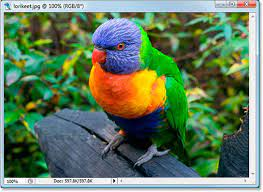
#> input picture Image Read/bird.jpeg, 263 x 192 px
$ jupyter execute image_read.ipynb
#> lines starting #> are read from the running program, lines starting #| are printed output that depends on the picture
[cell 1]
import os  # Import os to check for file existence
from PIL import Image
import matplotlib.pyplot as plt

# Function to read and save an RGB image and its pixel values
def read_and_save_rgb_image(input_file, output_text_file):
    # Read the image
#> called with input_file = 'bird.jpeg', output_text_file = 'RGB_pixels.txt'
    img = Image.open(input_file)  # Open as RGB
#> img is the input picture: PIL image 263x192 RGB; mean R, G, B 99, 123.3, 94.5

    # Display the image
    plt.imshow(img)
    plt.axis('off')  # Hide axes
    plt.show()

    # Save the RGB image to a new file (optional)
    output_image_file = 'output_image.jpg'  # Specify the output image file name
    img.save(output_image_file)
    print(f"Image saved as {output_image_file}")

    # Check if the pixel file exists and clear it if it does
    if os.path.exists(output_text_file):
        open(output_text_file, 'w').close()  # Clear the file

    # Get the pixel values
    pixel_values = list(img.getdata())
#> pixel_values = 50496 items

    # Write pixel values to the text file
    with open(output_text_file, 'a') as f:  # Append to the file
        for pixel in pixel_values:
            f.write(f"{pixel[0]}, {pixel[1]}, {pixel[2]}\n")  # Write RGB values
#> this loop made 50496 passes
#> pixel on passes 1 to 3: (217, 201, 178), (65, 60, 38), (143, 158, 137)
    print(f"Pixel values saved as {output_text_file}")

# Specify the input and output file paths
input_file = 'bird.jpeg'  # Change this to your input image path
output_text_file = 'RGB_pixels.txt'  # Change this to your desired output text file path

# Call the function
read_and_save_rgb_image(input_file, output_text_file)

[cell 2]
from PIL import Image
import matplotlib.pyplot as plt

# Function to convert an RGB image to grayscale
def convert_rgb_to_grayscale(input_file, output_file):
    # Read the RGB image
#> called with input_file = 'bird.jpeg', output_file = 'bird_grayscale.jpg'
    img = Image.open(input_file)

    # Convert the image to grayscale
    grayscale_img = img.convert('L')
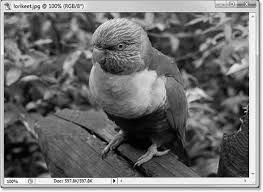
#> grayscale_img: PIL image 263x192 L; min 0, max 255, mean 112.8

    # Save the grayscale image
    grayscale_img.save(output_file)
    print(f"Grayscale image saved as {output_file}")

    # Display the original and grayscale images
    plt.figure(figsize=(12, 6))

    # Original Image
    plt.subplot(1, 2, 1)
    plt.imshow(img)
    plt.axis('off')
    plt.title('Original RGB Image')

    # Grayscale Image
    plt.subplot(1, 2, 2)
    plt.imshow(grayscale_img, cmap='gray')
    plt.axis('off')
    plt.title('Grayscale Image')

    plt.show()
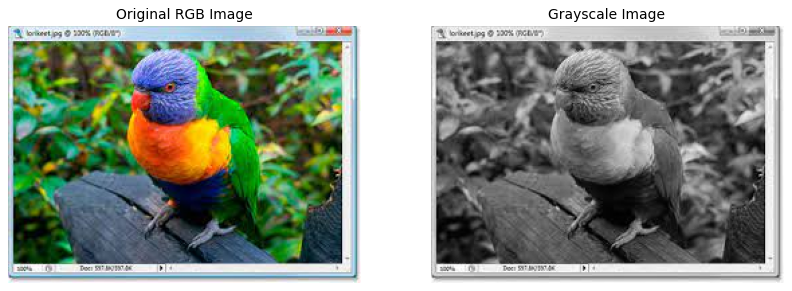
#> figure drawn by matplotlib, 2 panels

# Specify the input and output file paths
input_file = 'bird.jpeg'  # Change this to your input image path
output_file = 'bird_grayscale.jpg'  # Change this to your desired output image path

# Call the function
convert_rgb_to_grayscale(input_file, output_file)

# here i read the grayscale image  and write it pixels on a text file

[cell 3]
import os  # Import os to check for file existence
from PIL import Image
import matplotlib.pyplot as plt

# Function to read a grayscale image and save its pixel intensity values row by row
def read_gray_image_and_save_intensities(input_file, output_text_file):
    # Read the grayscale image
#> called with input_file = 'bird_grayscale.jpg', output_text_file = 'grayscale_pixels.txt'
    img = Image.open(input_file).convert('L')  # Ensure it's in grayscale
#> img: PIL image 263x192 L

    # Display the image
    plt.imshow(img, cmap='gray')
    plt.axis('off')  # Hide axes
    plt.show()

    # Check if the pixel file exists and clear it if it does
    if os.path.exists(output_text_file):
        open(output_text_file, 'w').close()  # Clear the file

    # Get the pixel values and convert to a 2D list (rows)
    width, height = img.size
#> width = 263; height = 192
    pixel_values = list(img.getdata())
#> pixel_values = 50496 items
    pixel_matrix = [pixel_values[i * width:(i + 1) * width] for i in range(height)]
#> pixel_matrix = 192 items

    # Write pixel intensity values to the text file row by row
    with open(output_text_file, 'a') as f:
        for row in pixel_matrix:
            f.write(', '.join(map(str, row)) + '\n')  # Write intensity values of each row

    print(f"Pixel intensity values saved as {output_text_file}")

# Specify the input and output file paths
input_file = 'bird_grayscale.jpg'  # Change this to your input grayscale image path
output_text_file = 'grayscale_pixels.txt'  # Desired output text file path

# Call the function
read_gray_image_and_save_intensities(input_file, output_text_file)

# Here, we manipulate the grayscale pixels by adding,subtracting and multiplying a constant

[cell 4]
import numpy as np  # For numerical operations
import matplotlib.pyplot as plt

# Function to read pixel intensities from a file and perform operations
def process_grayscale_pixels(input_text_file, constant):
    # Read pixel values from the text file
    with open(input_text_file, 'r') as f:
        pixel_matrix = [list(map(int, line.strip().split(', '))) for line in f]

    # Convert the list to a NumPy array for easier manipulation
    pixel_array = np.array(pixel_matrix)

    # Perform operations
    multiplied = np.clip(pixel_array * constant, 0, 255)  # Multiply
    subtracted = np.clip(pixel_array - constant, 0, 255)  # Subtract
    added = np.clip(pixel_array + constant, 0, 255)  # Add

    return pixel_array, multiplied, subtracted, added

# Function to display results in square shape
def display_results(original, multiplied, subtracted, added):
    # Find the maximum dimension for square display
    max_dim = max(original.shape)

    # Create subplots for visualization
    plt.figure(figsize=(12, 12))

    # Original Image
    plt.subplot(3, 1, 1)
    plt.title('Original Pixel Intensities')
    plt.imshow(original, cmap='gray', aspect='equal')
    plt.axis('off')
    plt.xlim(0, max_dim)  # Set limits to make it square
    plt.ylim(max_dim, 0)  # Invert y-axis to keep the image orientation

    # Multiplied Image
    plt.subplot(3, 1, 2)
    plt.title('Multiplied by Constant')
    plt.imshow(multiplied, cmap='gray', aspect='equal')
    plt.axis('off')
    plt.xlim(0, max_dim)  # Set limits to make it square
    plt.ylim(max_dim, 0)  # Invert y-axis to keep the image orientation

    # Subtracted Image
    plt.subplot(3, 1, 3)
    plt.title('Subtracted by Constant')
    plt.imshow(subtracted, cmap='gray', aspect='equal')
    plt.axis('off')
    plt.xlim(0, max_dim)  # Set limits to make it square
    plt.ylim(max_dim, 0)  # Invert y-axis to keep the image orientation

    plt.tight_layout()
    plt.show()
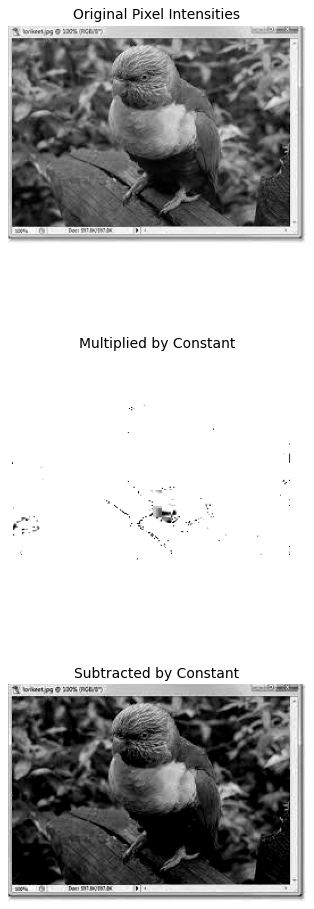
#> figure drawn by matplotlib, 3 panels

    # Display Added Values in square shape
    plt.figure(figsize=(6, 6))
    plt.title('Added by Constant')
    plt.imshow(added, cmap='gray', aspect='equal')
    plt.axis('off')
    plt.xlim(0, max_dim)  # Set limits to make it square
    plt.ylim(max_dim, 0)  # Invert y-axis to keep the image orientation
    plt.show()
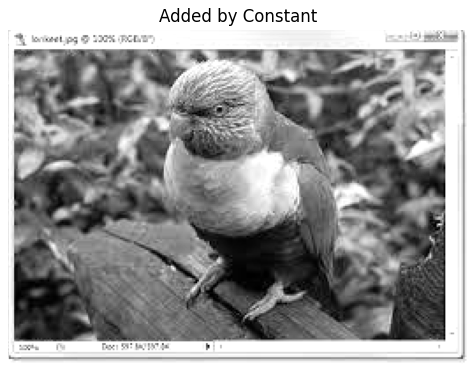
#> figure drawn by matplotlib, 1 panel

# Specify the input file and constant
input_text_file = 'grayscale_pixels.txt'  # The file containing the grayscale pixel intensities
constant = 50  # Change this to your desired constant value

# Process the pixel values
original, multiplied, subtracted, added = process_grayscale_pixels(input_text_file, constant)

# Display the results
display_results(original, multiplied, subtracted, added)

# This is the poutput after subtracting the pixels from 255

[cell 5]
import numpy as np  # For numerical operations
import matplotlib.pyplot as plt

# Function to read pixel intensities from a file and invert the image
def invert_grayscale_pixels(input_text_file):
    # Read pixel values from the text file
    with open(input_text_file, 'r') as f:
        pixel_matrix = [list(map(int, line.strip().split(', '))) for line in f]

    # Convert the list to a NumPy array for easier manipulation
    pixel_array = np.array(pixel_matrix)

    # Invert the pixel values (255 - original)
    inverted = 255 - pixel_array

    return inverted

# Function to display the inverted image
def display_image(image_array):
    plt.figure(figsize=(6, 6))
    plt.title('Inverted Grayscale Image after subtracting 255')
    plt.imshow(image_array, cmap='gray', aspect='equal')
    plt.axis('off')  # Hide axes
    plt.show()
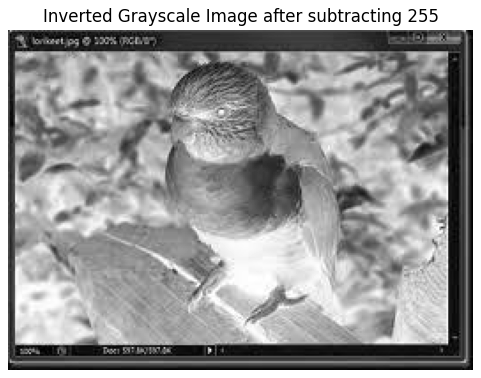
#> figure drawn by matplotlib, 1 panel

# Specify the input file
input_text_file = 'grayscale_pixels.txt'  # The file containing the grayscale pixel intensities

# Invert the pixel values
inverted_image = invert_grayscale_pixels(input_text_file)

# Display the inverted image
display_image(inverted_image)

# This is the R,G,B channel output of the original image

[cell 6]
import numpy as np
import matplotlib.pyplot as plt
from PIL import Image

# Function to read an RGB image and separate channels
def read_image_and_separate_channels(input_file):
    # Read the image
#> called with input_file = 'bird.jpeg'
    img = Image.open(input_file)

    # Convert image to RGB (in case it's not)
    img = img.convert('RGB')

    # Convert to NumPy array
    pixel_array = np.array(img)

    # Separate the RGB channels
    R_channel = pixel_array[:, :, 0]
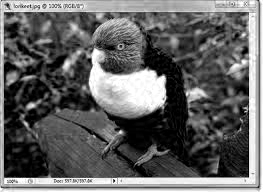
#> R_channel: shape (192, 263); min 0, max 255, mean 99
    G_channel = pixel_array[:, :, 1]
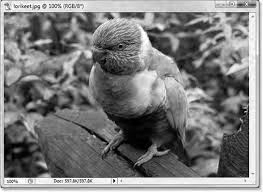
#> G_channel: shape (192, 263); min 0, max 255, mean 123.3
    B_channel = pixel_array[:, :, 2]
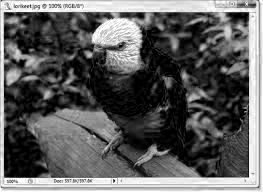
#> B_channel: shape (192, 263); min 0, max 255, mean 94.5

    return img, R_channel, G_channel, B_channel

# Function to display the original image and its channels
def display_image_and_channels(original, R, G, B):
    plt.figure(figsize=(18, 6))

    # Original Image
    plt.subplot(1, 4, 1)
    plt.title('Original Image')
    plt.imshow(original)
    plt.axis('off')

    # Red Channel Image
    plt.subplot(1, 4, 2)
    plt.title('Red Channel')
    plt.imshow(R, cmap='Reds')
    plt.axis('off')

    # Green Channel Image
    plt.subplot(1, 4, 3)
    plt.title('Green Channel')
    plt.imshow(G, cmap='Greens')
    plt.axis('off')

    # Blue Channel Image
    plt.subplot(1, 4, 4)
    plt.title('Blue Channel')
    plt.imshow(B, cmap='Blues')
    plt.axis('off')

    plt.tight_layout()
    plt.show()

# Specify the input file
input_file = 'bird.jpeg'  # Change this to your input image path

# Read the image and separate channels
original_image, R, G, B = read_image_and_separate_channels(input_file)

# Display the original image and its channels
display_image_and_channels(original_image, R, G, B)

# Convulated Image, the operator is 3d matrix

[cell 7]
import numpy as np

# Read the grayscale pixel values from the file
output_file = 'grayscale_pixels.txt'  # Change this to your grayscale pixel file path

grayscale_array = []
with open(output_file, 'r') as file:
    for line in file:
        row = list(map(int, line.strip().split(', ')))  # Adjust for comma-separated values
        grayscale_array.append(row)

# Convert the list to a NumPy array
grayscale_array_np = np.array(grayscale_array)

# Define the diagonal matrix for convolution
diagonal_matrix = np.array([[1, 1, 1],
                             [1, 1, 1],
                             [1, 1, 1]])

rows, cols = grayscale_array_np.shape

# Prepare an array to store the results of the convolution
result_array = np.zeros((rows - 2, cols - 2))

# Perform convolution
for i in range(rows - 2):
    for j in range(cols - 2):
        # Extract the 3x3 region from the original array
        region = grayscale_array_np[i:i+3, j:j+3]

        # Perform element-wise multiplication and sum the values
        convolved_value = np.sum(region * diagonal_matrix)

        # Store the result in the corresponding position in the result array
        result_array[i, j] = convolved_value

# Print the original and the result arrays
print("Original Array:")
print(grayscale_array_np)
print("\nResult Array (after convolution with diagonal matrix):")
print(result_array)

[cell 8]
plt.figure(figsize=(10, 5))

plt.subplot(1, 2, 1)
plt.imshow(result_array, cmap='gray')
plt.title('Convoulated Image')
plt.axis('off')

plt.subplot(1, 2, 2)
plt.imshow(grayscale_array, cmap='gray')
plt.title('Original Grayscale')
plt.axis('off')
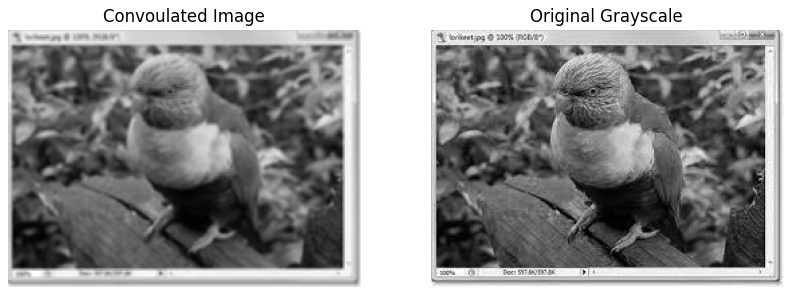
#> figure drawn by matplotlib, 2 panels
